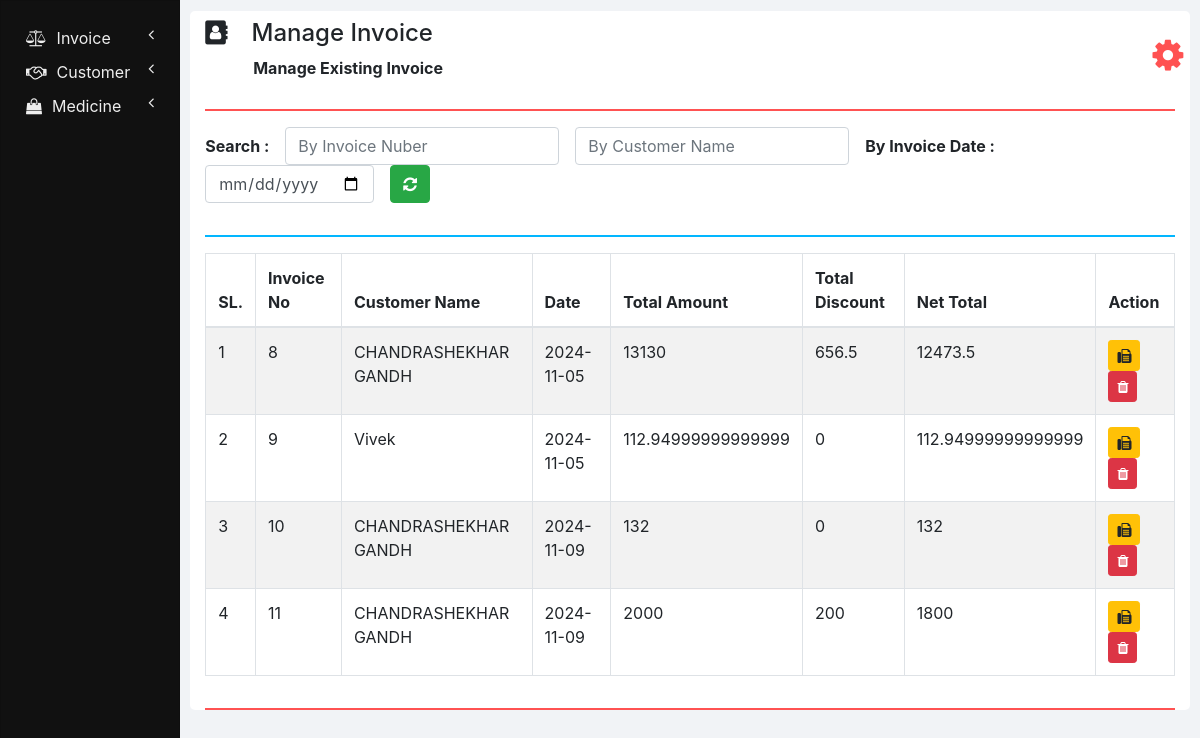
The app's page /manage_invoice.php (signed in) with its own data.
### tables this page shows
CREATE TABLE `invoices` (
  `INVOICE_ID` int(11) NOT NULL,
  `NET_TOTAL` double NOT NULL DEFAULT 0,
  `INVOICE_DATE` date DEFAULT NULL,
  `CUSTOMER_ID` int(11) NOT NULL,
  `TOTAL_AMOUNT` double NOT NULL,
  `TOTAL_DISCOUNT` double NOT NULL
);

CREATE TABLE `customers` (
  `ID` int(11) NOT NULL,
  `NAME` varchar(20) NOT NULL,
  `AGE` int(11) NOT NULL,
  `DATE_OF_BIRTH` varchar(100) NOT NULL,
  `CONTACT_NUMBER` bigint(20) NOT NULL,
  `ALTERNATIVE_NUMBER` bigint(20) NOT NULL,
  `FATHER_NAME` varchar(20) NOT NULL,
  `FATHER_OCCUPATION` varchar(100) NOT NULL,
  `MOTHER_NAME` varchar(20) NOT NULL,
  `MOTHER_OCCUPATION` varchar(100) NOT NULL,
  `ADDRESS1` varchar(100) NOT NULL,
  `ADDRESS2` varchar(100) NOT NULL,
  `ADHAR_CARD_NUMBER` varchar(100) NOT NULL,
  `GIVEN_CARD` varchar(100) NOT NULL,
  `DISTRICT` varchar(100) NOT NULL,
  `TALUK` varchar(100) NOT NULL,
  `VILLEGE` varchar(100) NOT NULL,
  `DOCTOR_NAME` varchar(100) DEFAULT NULL
);

### php/manage_invoice.php (the view, shortened to what this page needs)
<?php
  function showInvoices() {
    require "db_connection.php";
    if($con) {
      $seq_no = 0;
      $query = "SELECT * FROM invoices INNER JOIN customers ON invoices.CUSTOMER_ID = customers.ID";
      $result = mysqli_query($con, $query);
      while($row = mysqli_fetch_array($result)) {
        $seq_no++;
        showInvoiceRow($seq_no, $row);
      }
    }
  }
  function showInvoiceRow($seq_no, $row) {
    ?>
    <tr>
      <td><?php echo $seq_no; ?></td>
      <td><?php echo $row['INVOICE_ID']; ?></td>
      <td><?php echo $row['NAME']; ?></td>
      <td><?php echo $row['INVOICE_DATE']; ?></td>
      <td><?php echo $row['TOTAL_AMOUNT']; ?></td>
      <td><?php echo $row['TOTAL_DISCOUNT']; ?></td>
      <td><?php echo $row['NET_TOTAL']; ?></td>
      <td>
        <button class="btn btn-warning btn-sm" onclick="printInvoice(<?php echo $row['INVOICE_ID']; ?>);">
          <i class="fa fa-fax"></i>
        </button>
        <button class="btn btn-danger btn-sm" onclick="deleteInvoice(<?php echo $row['INVOICE_ID']; ?>);">
          <i class="fa fa-trash"></i>
        </button>
      </td>
    </tr>
    <?php
  }
    ?>

### css/sidenav.css (style rules this page uses)
body { background-color: #f1f3f6; }

### css/home.css (style rules this page uses)
html, body { height: 100vh; }

### records on screen
invoices: seq_no "1", INVOICE_ID "8", CUSTOMER_ID.NAME "CHANDRASHEKHAR GANDH", INVOICE_DATE "2024-11-05", TOTAL_AMOUNT "13130", TOTAL_DISCOUNT "656.5", NET_TOTAL "12473.5"
invoices: seq_no "2", INVOICE_ID "9", CUSTOMER_ID.NAME "Vivek", INVOICE_DATE "2024-11-05", TOTAL_AMOUNT "112.94999999999999", TOTAL_DISCOUNT "0", NET_TOTAL "112.94999999999999"
invoices: seq_no "3", INVOICE_ID "10", CUSTOMER_ID.NAME "CHANDRASHEKHAR GANDH", INVOICE_DATE "2024-11-09", TOTAL_AMOUNT "132", TOTAL_DISCOUNT "0", NET_TOTAL "132"
invoices: seq_no "4", INVOICE_ID "11", CUSTOMER_ID.NAME "CHANDRASHEKHAR GANDH", INVOICE_DATE "2024-11-09", TOTAL_AMOUNT "2000", TOTAL_DISCOUNT "200", NET_TOTAL "1800"

### other values on screen
$heading "Manage Invoice"
$sub_heading "Manage Existing Invoice"
